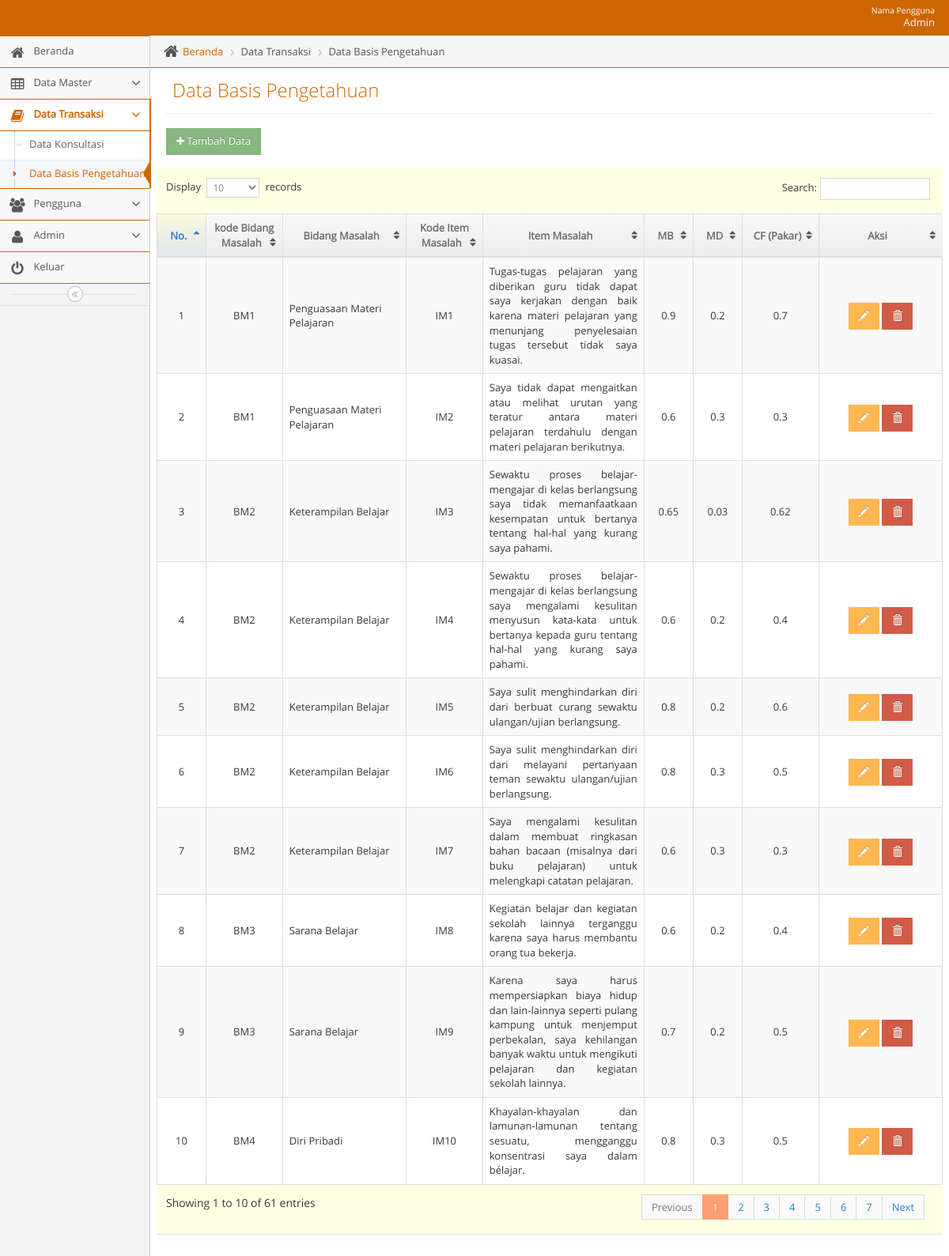
The page /admin/adminmainapp.php?unit=dbp_unit&act=datagrid (signed in) on the database its author committed.
### tables this page shows
CREATE TABLE `t_identifikasi` (
  `kode_identifikasi` int(11) NOT NULL,
  `mb` float NOT NULL,
  `md` float NOT NULL,
  `cf_bidang_masalah` float NOT NULL,
  `cf_item_masalah` float NOT NULL,
  `kode_bidang_masalah` varchar(11) NOT NULL,
  `kode_item_masalah` varchar(11) NOT NULL
);

CREATE TABLE `t_bidang_masalah` (
  `id_bidang_masalah` int(11) NOT NULL,
  `kode_bidang_masalah` varchar(5) NOT NULL,
  `nama_bidang_masalah` varchar(100) NOT NULL,
  `detail_bidang_masalah` varchar(1000) NOT NULL,
  `layanan` varchar(1000) NOT NULL
);

CREATE TABLE `t_item_masalah` (
  `id_item_masalah` int(11) NOT NULL,
  `kode_item_masalah` varchar(5) NOT NULL,
  `nama_item_masalah` varchar(500) NOT NULL
);

### admin/unit/dbp_unit.php (the view, shortened to what this page needs)
<?php
$act = $_GET['act'];
switch($act){
  case "datagrid":
?>
<?php
include("../admin/leftbar.php");
?>
<div class="main-content">
  <div class="main-content-inner">
    <div class="breadcrumbs ace-save-state" id="breadcrumbs">
      <ul class="breadcrumb">
        <li>
          <i class="ace-icon fa fa-home home-icon"></i>
          <a href="adminmainapp.php?unit=dashboard">Beranda</a>
        </li>
        <li>Data Transaksi</li>
        <li>Data Basis Pengetahuan</li>
      </ul>
    </div>
    <div class="page-content">
      <div class="page-header">
        <h1>Data Basis Pengetahuan</h1>
      </div>
      <h1>
        <a href="?unit=dbp_unit&act=input">
          <button class="btn btn-sm btn-success"><i class="fa fa-plus"></i> Tambah Data</button>
        </a>
      </h1>
      <div class="row">
        <div class="col-xs-12">
          <div class="row">
            <div class="box box-primary">
              <div class="box-body table-responsive padding">
                <table id="datatable" class="table table-striped table-bordered table-hover">
                  <thead>
                    <tr>
                      <th style="text-align: center; width: 7%">No.</th>
                      <th style="text-align: center; width: 10%">kode Bidang Masalah</th>
                      <th style="text-align: center; width: 15%">Bidang Masalah</th>
                      <th style="text-align: center; width: 10%">Kode Item Masalah</th>
                      <th style="text-align: center; width: 19%">Item Masalah</th>
                      <th style="text-align: center; width: 7%">MB</th>
                      <th style="text-align: center; width: 7%">MD</th>
                      <th style="text-align: center; width: 10%">CF (Pakar)</th>
                      <th style="text-align: center; width: 15%">Aksi</th>
                    </tr>
                  </thead>
                  <tbody>
                    <?php $no=1;
                        $qdatagrid ="  SELECT
                        t_identifikasi.kode_identifikasi,
                        t_identifikasi.mb, t_identifikasi.md,
                        t_identifikasi.cf_bidang_masalah,
                        t_bidang_masalah.kode_bidang_masalah, t_bidang_masalah.nama_bidang_masalah,
                        t_item_masalah.kode_item_masalah, t_item_masalah.nama_item_masalah
                          FROM
                        t_identifikasi
                        JOIN t_bidang_masalah ON t_identifikasi.kode_bidang_masalah = t_bidang_masalah.kode_bidang_masalah
									      JOIN t_item_masalah ON t_identifikasi.kode_item_masalah = t_item_masalah.kode_item_masalah";
                        $rdatagrid = mysqli_query($mysqli, $qdatagrid);
                        while($ddatagrid=mysqli_fetch_assoc($rdatagrid)) {
                          echo "
                          <tr>
                            <td style= text-align:center;vertical-align:middle>$no</td>
                            <td style= text-align:center;vertical-align:middle>$ddatagrid[kode_bidang_masalah]</td>
                            <td style= text-align:left;vertical-align:middle>$ddatagrid[nama_bidang_masalah]</td>
                            <td style= text-align:center;vertical-align:middle>$ddatagrid[kode_item_masalah]</td>
                            <td style= text-align:justify;vertical-align:middle>$ddatagrid[nama_item_masalah]</td>
                            <td style= text-align:center;vertical-align:middle>$ddatagrid[mb]</td>
                            <td style= text-align:center;vertical-align:middle>$ddatagrid[md]</td>
                            <td style= text-align:center;vertical-align:middle>$ddatagrid[cf_bidang_masalah]</td>
                            <td style=text-align:center;vertical-align:middle>
                              <a href=?unit=dbp_unit&act=update&kode_identifikasi=$ddatagrid[kode_identifikasi] class='btn btn-sm btn-warning glyphicon glyphicon-pencil' ></a>
                              <a href=# class='btn btn-sm btn-danger glyphicon glyphicon-trash' onclick='confirm($ddatagrid[kode_identifikasi])'></a>
                            </td>
                          </tr>
                          ";
                          $no++;
                        }
                      ?>
                  </tbody>
                </table>
              </div>
            </div>
          </div>
        </div>
      </div>
    </div>
  </div>
</div>
<?php
  include("../admin/footer.php");
?>
</body>
</html>
<?php
  break;
?>
<?php
}

### admin/navbar.php (shortened to what this page needs)
<body class="no-skin">
        <?php
        require_once '../lib/koneksi.php';
        if ($_SESSION['status'] == 'Admin') {
          $qupdate = "SELECT * FROM  t_admin WHERE nama_pengguna = '".$_SESSION['nm_pengguna']."'";
         $rupdate = mysqli_query($mysqli, $qupdate);
         $dupdate = mysqli_fetch_assoc($rupdate);
        }
        else {
          $qupdate = "SELECT * FROM  t_user WHERE nama_pengguna = '".$_SESSION['nm_pengguna']."'";
          $rupdate = mysqli_query($mysqli, $qupdate);
          $dupdate = mysqli_fetch_assoc($rupdate);
        }
        ?>
        <div id="navbar" class="navbar navbar-default ace-save-state" >
          <div class="navbar-container ace-save-state" id="navbar-container">
            <div class="navbar-buttons navbar-header pull-right" role="navigation">
              <ul class="nav ace-nav">
                <li class="light-blue dropdown-modal">
                  <a data-toggle="dropdown" href="#" class="dropdown-toggle" style>
                    <span class="user-info" style="text-align: right"><small>Nama Pengguna</small>  <?php echo ucwords($dupdate['nama']); ?></span>
                  </a>
                </li>
              </ul>
            </div>
        </div>
    </div>

### css/tentang/style.css (style rules this page uses)
html { font-family:sans-serif; -ms-text-size-adjust:100%; -webkit-text-size-adjust:100% }
body { margin:0 }
a { background-color:transparent }
h1 { font-size:2em; margin:.67em 0 }
small { font-size:80% }
button,input,optgroup,select,textarea { color:inherit; font:inherit; margin:0 }
button { overflow:visible }
button,select { text-transform:none }
button,html input[type=button],input[type=reset],input[type=submit] { -webkit-appearance:button; cursor:pointer }
table { border-collapse:collapse; border-spacing:0 }
td,th { padding:0 }
.border-box,article,body,code,dd,div,dl,dt,fieldset,footer,form,header,html,input[type=email],input[type=password],input[type=tel],input[type=text],input[type=url],li,main,ol,p,pre,section,textarea,ul { box-sizing:border-box }

### rows shown on the page
t_identifikasi: t_bidang_masalah.kode_bidang_masalah "BM1", t_bidang_masalah.nama_bidang_masalah "Penguasaan Materi Pelajaran", t_item_masalah.kode_item_masalah "IM1", t_item_masalah.nama_item_masalah "Tugas-tugas pelajaran yang diberikan guru tidak dapat saya kerjakan dengan baik karena materi pelajaran yang menunjang penyelesaian tugas tersebut tidak saya kuasai.", mb "0.9", md "0.2", cf_bidang_masalah "0.7"
t_identifikasi: t_bidang_masalah.kode_bidang_masalah "BM1", t_bidang_masalah.nama_bidang_masalah "Penguasaan Materi Pelajaran", t_item_masalah.kode_item_masalah "IM2", t_item_masalah.nama_item_masalah "Saya tidak dapat mengaitkan atau melihat urutan yang teratur antara materi pelajaran terdahulu dengan materi pelajaran berikutnya.", mb "0.6", md "0.3", cf_bidang_masalah "0.3"
t_identifikasi: t_bidang_masalah.kode_bidang_masalah "BM2", t_bidang_masalah.nama_bidang_masalah "Keterampilan Belajar", t_item_masalah.kode_item_masalah "IM3", t_item_masalah.nama_item_masalah "Sewaktu proses belajar-mengajar di kelas berlangsung saya tidak memanfaatkaan kesempatan untuk bertanya tentang hal-hal yang kurang saya pahami.", mb "0.65", md "0.03", cf_bidang_masalah "0.62"
t_identifikasi: t_bidang_masalah.kode_bidang_masalah "BM2", t_bidang_masalah.nama_bidang_masalah "Keterampilan Belajar", t_item_masalah.kode_item_masalah "IM4", t_item_masalah.nama_item_masalah "Sewaktu proses belajar-mengajar di kelas berlangsung saya mengalami kesulitan menyusun kata-kata untuk bertanya kepada guru tentang hal-hal yang kurang saya pahami.", mb "0.6", md "0.2", cf_bidang_masalah "0.4"
t_identifikasi: t_bidang_masalah.kode_bidang_masalah "BM2", t_bidang_masalah.nama_bidang_masalah "Keterampilan Belajar", t_item_masalah.kode_item_masalah "IM5", t_item_masalah.nama_item_masalah "Saya sulit menghindarkan diri dari berbuat curang sewaktu ulangan/ujian berlangsung.", mb "0.8", md "0.2", cf_bidang_masalah "0.6"
t_identifikasi: t_bidang_masalah.kode_bidang_masalah "BM2", t_bidang_masalah.nama_bidang_masalah "Keterampilan Belajar", t_item_masalah.kode_item_masalah "IM6", t_item_masalah.nama_item_masalah "Saya sulit menghindarkan diri dari melayani pertanyaan teman sewaktu ulangan/ujian berlangsung.", mb "0.8", md "0.3", cf_bidang_masalah "0.5"
t_identifikasi: t_bidang_masalah.kode_bidang_masalah "BM2", t_bidang_masalah.nama_bidang_masalah "Keterampilan Belajar", t_item_masalah.kode_item_masalah "IM7", t_item_masalah.nama_item_masalah "Saya mengalami kesulitan dalam membuat ringkasan bahan bacaan (misalnya dari buku pelajaran) untuk melengkapi catatan pelajaran.", mb "0.6", md "0.3", cf_bidang_masalah "0.3"
t_identifikasi: t_bidang_masalah.kode_bidang_masalah "BM3", t_bidang_masalah.nama_bidang_masalah "Sarana Belajar", t_item_masalah.kode_item_masalah "IM8", t_item_masalah.nama_item_masalah "Kegiatan belajar dan kegiatan sekolah lainnya terganggu karena saya harus membantu orang tua bekerja.", mb "0.6", md "0.2", cf_bidang_masalah "0.4"
t_identifikasi: t_bidang_masalah.kode_bidang_masalah "BM3", t_bidang_masalah.nama_bidang_masalah "Sarana Belajar", t_item_masalah.kode_item_masalah "IM9", t_item_masalah.nama_item_masalah "Karena saya harus mempersiapkan biaya hidup dan lain-lainnya seperti pulang kampung untuk menjemput perbekalan, saya kehilangan banyak waktu untuk mengikuti pelajaran dan kegiatan sekolah lainnya.", mb "0.7", md "0.2", cf_bidang_masalah "0.5"
t_identifikasi: t_bidang_masalah.kode_bidang_masalah "BM4", t_bidang_masalah.nama_bidang_masalah "Diri Pribadi", t_item_masalah.kode_item_masalah "IM10", t_item_masalah.nama_item_masalah "Khayalan-khayalan dan lamunan-lamunan tentang sesuatu, mengganggu konsentrasi saya dalam bélajar.", mb "0.8", md "0.3", cf_bidang_masalah "0.5"

### other values the page prints
$dupdate['nama'] "Admin"
